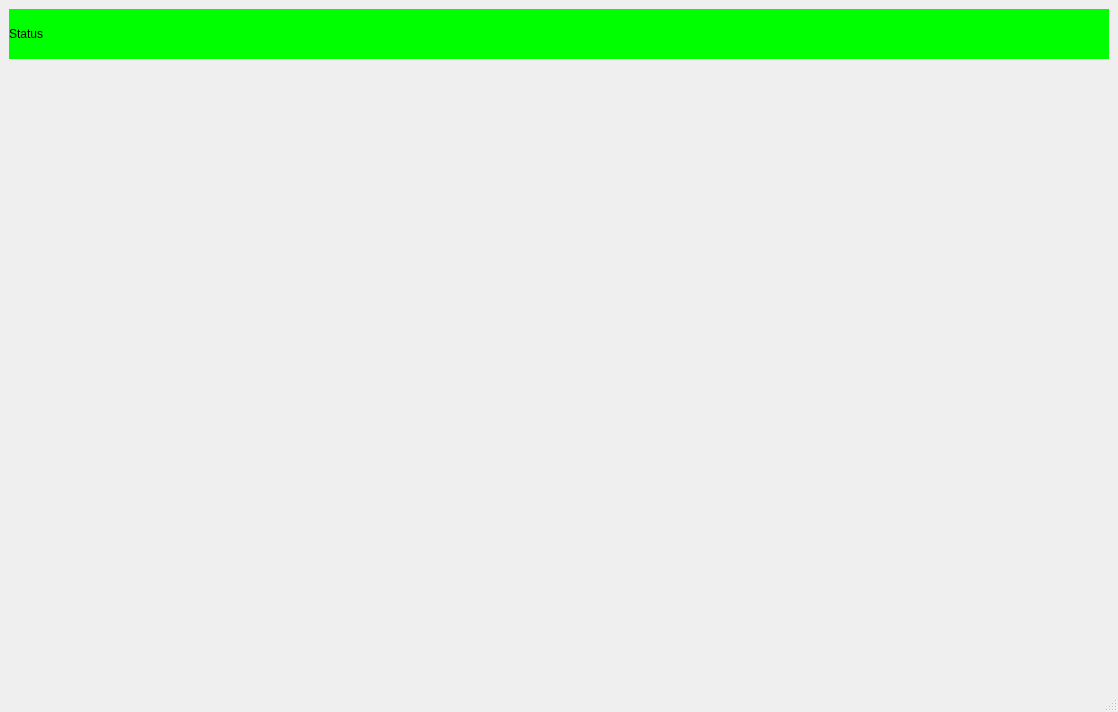
<?xml version="1.0" encoding="UTF-8"?>
<ui version="4.0">
 <class>MainWindow</class>
 <widget class="QMainWindow" name="MainWindow">
  <property name="geometry">
   <rect>
    <x>0</x>
    <y>0</y>
    <width>1118</width>
    <height>712</height>
   </rect>
  </property>
  <property name="windowTitle">
   <string>MainWindow</string>
  </property>
  <widget class="QWidget" name="centralwidget">
   <layout class="QVBoxLayout" name="verticalLayout">
    <item>
     <widget class="QLabel" name="label_status">
      <property name="maximumSize">
       <size>
        <width>16777215</width>
        <height>50</height>
       </size>
      </property>
      <property name="palette">
       <palette>
        <active>
         <colorrole role="WindowText">
          <brush brushstyle="SolidPattern">
           <color alpha="255">
            <red>0</red>
            <green>0</green>
            <blue>0</blue>
           </color>
          </brush>
         </colorrole>
         <colorrole role="Button">
          <brush brushstyle="SolidPattern">
           <color alpha="255">
            <red>0</red>
            <green>255</green>
            <blue>0</blue>
           </color>
          </brush>
         </colorrole>
         <colorrole role="Light">
          <brush brushstyle="SolidPattern">
           <color alpha="255">
            <red>127</red>
            <green>255</green>
            <blue>127</blue>
           </color>
          </brush>
         </colorrole>
         <colorrole role="Midlight">
          <brush brushstyle="SolidPattern">
           <color alpha="255">
            <red>63</red>
            <green>255</green>
            <blue>63</blue>
           </color>
          </brush>
         </colorrole>
         <colorrole role="Dark">
          <brush brushstyle="SolidPattern">
           <color alpha="255">
            <red>0</red>
            <green>127</green>
            <blue>0</blue>
           </color>
          </brush>
         </colorrole>
         <colorrole role="Mid">
          <brush brushstyle="SolidPattern">
           <color alpha="255">
            <red>0</red>
            <green>170</green>
            <blue>0</blue>
           </color>
          </brush>
         </colorrole>
         <colorrole role="Text">
          <brush brushstyle="SolidPattern">
           <color alpha="255">
            <red>0</red>
            <green>0</green>
            <blue>0</blue>
           </color>
          </brush>
         </colorrole>
         <colorrole role="BrightText">
          <brush brushstyle="SolidPattern">
           <color alpha="255">
            <red>255</red>
            <green>255</green>
            <blue>255</blue>
           </color>
          </brush>
         </colorrole>
         <colorrole role="ButtonText">
          <brush brushstyle="SolidPattern">
           <color alpha="255">
            <red>0</red>
            <green>0</green>
            <blue>0</blue>
           </color>
          </brush>
         </colorrole>
         <colorrole role="Base">
          <brush brushstyle="SolidPattern">
           <color alpha="255">
            <red>0</red>
            <green>255</green>
            <blue>0</blue>
           </color>
          </brush>
         </colorrole>
         <colorrole role="Window">
          <brush brushstyle="SolidPattern">
           <color alpha="255">
            <red>0</red>
            <green>255</green>
            <blue>0</blue>
           </color>
          </brush>
         </colorrole>
         <colorrole role="Shadow">
          <brush brushstyle="SolidPattern">
           <color alpha="255">
            <red>0</red>
            <green>0</green>
            <blue>0</blue>
           </color>
          </brush>
         </colorrole>
         <colorrole role="AlternateBase">
          <brush brushstyle="SolidPattern">
           <color alpha="255">
            <red>127</red>
            <green>255</green>
            <blue>127</blue>
           </color>
          </brush>
         </colorrole>
         <colorrole role="ToolTipBase">
          <brush brushstyle="SolidPattern">
           <color alpha="255">
            <red>255</red>
            <green>255</green>
            <blue>220</blue>
           </color>
          </brush>
         </colorrole>
         <colorrole role="ToolTipText">
          <brush brushstyle="SolidPattern">
           <color alpha="255">
            <red>0</red>
            <green>0</green>
            <blue>0</blue>
           </color>
          </brush>
         </colorrole>
         <colorrole role="PlaceholderText">
          <brush brushstyle="SolidPattern">
           <color alpha="128">
            <red>0</red>
            <green>0</green>
            <blue>0</blue>
           </color>
          </brush>
         </colorrole>
        </active>
        <inactive>
         <colorrole role="WindowText">
          <brush brushstyle="SolidPattern">
           <color alpha="255">
            <red>0</red>
            <green>0</green>
            <blue>0</blue>
           </color>
          </brush>
         </colorrole>
         <colorrole role="Button">
          <brush brushstyle="SolidPattern">
           <color alpha="255">
            <red>0</red>
            <green>255</green>
            <blue>0</blue>
           </color>
          </brush>
         </colorrole>
         <colorrole role="Light">
          <brush brushstyle="SolidPattern">
           <color alpha="255">
            <red>127</red>
            <green>255</green>
            <blue>127</blue>
           </color>
          </brush>
         </colorrole>
         <colorrole role="Midlight">
          <brush brushstyle="SolidPattern">
           <color alpha="255">
            <red>63</red>
            <green>255</green>
            <blue>63</blue>
           </color>
          </brush>
         </colorrole>
         <colorrole role="Dark">
          <brush brushstyle="SolidPattern">
           <color alpha="255">
            <red>0</red>
            <green>127</green>
            <blue>0</blue>
           </color>
          </brush>
         </colorrole>
         <colorrole role="Mid">
          <brush brushstyle="SolidPattern">
           <color alpha="255">
            <red>0</red>
            <green>170</green>
            <blue>0</blue>
           </color>
          </brush>
         </colorrole>
         <colorrole role="Text">
          <brush brushstyle="SolidPattern">
           <color alpha="255">
            <red>0</red>
            <green>0</green>
            <blue>0</blue>
           </color>
          </brush>
         </colorrole>
         <colorrole role="BrightText">
          <brush brushstyle="SolidPattern">
           <color alpha="255">
            <red>255</red>
            <green>255</green>
            <blue>255</blue>
           </color>
          </brush>
         </colorrole>
         <colorrole role="ButtonText">
          <brush brushstyle="SolidPattern">
           <color alpha="255">
            <red>0</red>
            <green>0</green>
            <blue>0</blue>
           </color>
          </brush>
         </colorrole>
         <colorrole role="Base">
          <brush brushstyle="SolidPattern">
           <color alpha="255">
            <red>0</red>
            <green>255</green>
            <blue>0</blue>
           </color>
          </brush>
         </colorrole>
         <colorrole role="Window">
          <brush brushstyle="SolidPattern">
           <color alpha="255">
            <red>0</red>
            <green>255</green>
            <blue>0</blue>
           </color>
          </brush>
         </colorrole>
         <colorrole role="Shadow">
          <brush brushstyle="SolidPattern">
           <color alpha="255">
            <red>0</red>
            <green>0</green>
            <blue>0</blue>
           </color>
          </brush>
         </colorrole>
         <colorrole role="AlternateBase">
          <brush brushstyle="SolidPattern">
           <color alpha="255">
            <red>127</red>
            <green>255</green>
            <blue>127</blue>
           </color>
          </brush>
         </colorrole>
         <colorrole role="ToolTipBase">
          <brush brushstyle="SolidPattern">
           <color alpha="255">
            <red>255</red>
            <green>255</green>
            <blue>220</blue>
           </color>
          </brush>
         </colorrole>
         <colorrole role="ToolTipText">
          <brush brushstyle="SolidPattern">
           <color alpha="255">
            <red>0</red>
            <green>0</green>
            <blue>0</blue>
           </color>
          </brush>
         </colorrole>
         <colorrole role="PlaceholderText">
          <brush brushstyle="SolidPattern">
           <color alpha="128">
            <red>0</red>
            <green>0</green>
            <blue>0</blue>
           </color>
          </brush>
         </colorrole>
        </inactive>
        <disabled>
         <colorrole role="WindowText">
          <brush brushstyle="SolidPattern">
           <color alpha="255">
            <red>0</red>
            <green>127</green>
            <blue>0</blue>
           </color>
          </brush>
         </colorrole>
         <colorrole role="Button">
          <brush brushstyle="SolidPattern">
           <color alpha="255">
            <red>0</red>
            <green>255</green>
            <blue>0</blue>
           </color>
          </brush>
         </colorrole>
         <colorrole role="Light">
          <brush brushstyle="SolidPattern">
           <color alpha="255">
            <red>127</red>
            <green>255</green>
            <blue>127</blue>
           </color>
          </brush>
         </colorrole>
         <colorrole role="Midlight">
          <brush brushstyle="SolidPattern">
           <color alpha="255">
            <red>63</red>
            <green>255</green>
            <blue>63</blue>
           </color>
          </brush>
         </colorrole>
         <colorrole role="Dark">
          <brush brushstyle="SolidPattern">
           <color alpha="255">
            <red>0</red>
            <green>127</green>
            <blue>0</blue>
           </color>
          </brush>
         </colorrole>
         <colorrole role="Mid">
          <brush brushstyle="SolidPattern">
           <color alpha="255">
            <red>0</red>
            <green>170</green>
            <blue>0</blue>
           </color>
          </brush>
         </colorrole>
         <colorrole role="Text">
          <brush brushstyle="SolidPattern">
           <color alpha="255">
            <red>0</red>
            <green>127</green>
            <blue>0</blue>
           </color>
          </brush>
         </colorrole>
         <colorrole role="BrightText">
          <brush brushstyle="SolidPattern">
           <color alpha="255">
            <red>255</red>
            <green>255</green>
            <blue>255</blue>
           </color>
          </brush>
         </colorrole>
         <colorrole role="ButtonText">
          <brush brushstyle="SolidPattern">
           <color alpha="255">
            <red>0</red>
            <green>127</green>
            <blue>0</blue>
           </color>
          </brush>
         </colorrole>
         <colorrole role="Base">
          <brush brushstyle="SolidPattern">
           <color alpha="255">
            <red>0</red>
            <green>255</green>
            <blue>0</blue>
           </color>
          </brush>
         </colorrole>
         <colorrole role="Window">
          <brush brushstyle="SolidPattern">
           <color alpha="255">
            <red>0</red>
            <green>255</green>
            <blue>0</blue>
           </color>
          </brush>
         </colorrole>
         <colorrole role="Shadow">
          <brush brushstyle="SolidPattern">
           <color alpha="255">
            <red>0</red>
            <green>0</green>
            <blue>0</blue>
           </color>
          </brush>
         </colorrole>
         <colorrole role="AlternateBase">
          <brush brushstyle="SolidPattern">
           <color alpha="255">
            <red>0</red>
            <green>255</green>
            <blue>0</blue>
           </color>
          </brush>
         </colorrole>
         <colorrole role="ToolTipBase">
          <brush brushstyle="SolidPattern">
           <color alpha="255">
            <red>255</red>
            <green>255</green>
            <blue>220</blue>
           </color>
          </brush>
         </colorrole>
         <colorrole role="ToolTipText">
          <brush brushstyle="SolidPattern">
           <color alpha="255">
            <red>0</red>
            <green>0</green>
            <blue>0</blue>
           </color>
          </brush>
         </colorrole>
         <colorrole role="PlaceholderText">
          <brush brushstyle="SolidPattern">
           <color alpha="128">
            <red>0</red>
            <green>0</green>
            <blue>0</blue>
           </color>
          </brush>
         </colorrole>
        </disabled>
       </palette>
      </property>
      <property name="contextMenuPolicy">
       <enum>Qt::NoContextMenu</enum>
      </property>
      <property name="styleSheet">
       <string notr="true">background-color: #00ff00</string>
      </property>
      <property name="text">
       <string>Status</string>
      </property>
     </widget>
    </item>
    <item>
     <layout class="QGridLayout" name="gridLayout">
      <item row="1" column="3">
       <widget class="extra_ui.QCollectBox" name="box_4"/>
      </item>
      <item row="2" column="2">
       <widget class="extra_ui.QCollectBox" name="box_8"/>
      </item>
      <item row="1" column="0">
       <widget class="extra_ui.QCollectBox" name="box_1"/>
      </item>
      <item row="1" column="1">
       <widget class="extra_ui.QCollectBox" name="box_2"/>
      </item>
      <item row="2" column="1">
       <widget class="extra_ui.QCollectBox" name="box_7"/>
      </item>
      <item row="2" column="3">
       <widget class="extra_ui.QCollectBox" name="box_9"/>
      </item>
      <item row="1" column="2">
       <widget class="extra_ui.QCollectBox" name="box_3"/>
      </item>
      <item row="2" column="0">
       <widget class="extra_ui.QCollectBox" name="box_6"/>
      </item>
      <item row="1" column="4">
       <widget class="extra_ui.QCollectBox" name="box_5"/>
      </item>
      <item row="2" column="4">
       <widget class="extra_ui.QCollectBox" name="box_10"/>
      </item>
     </layout>
    </item>
   </layout>
  </widget>
  <widget class="QMenuBar" name="menubar">
   <property name="geometry">
    <rect>
     <x>0</x>
     <y>0</y>
     <width>1118</width>
     <height>22</height>
    </rect>
   </property>
  </widget>
  <widget class="QStatusBar" name="statusbar"/>
 </widget>
 <customwidgets>
  <customwidget>
   <class>extra_ui.QCollectBox</class>
   <extends>QFrame</extends>
   <header location="global">qcollectbox.h</header>
   <container>1</container>
  </customwidget>
 </customwidgets>
 <resources/>
 <connections/>
</ui>
